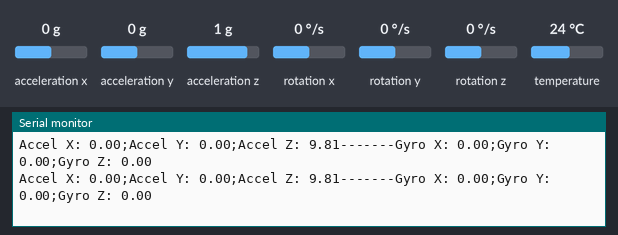
Simulated run of this sketch. Board: ESP32. On the bench: the last lines printed to the serial monitor. The test bench sets the inputs (shaded band); at power-on: acceleration x 0 g, acceleration y 0 g, acceleration z 1 g, rotation x 0 °/s, rotation z 0 °/s, rotation y 0 °/s, temperature 24 °C.

Above: at 1.2 s.
1.3 s: acceleration x set to -1.4 g
At 1.33 s:
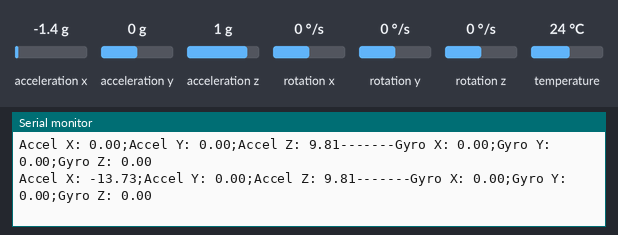
4.3 s: acceleration y set to -1.4 g
At 4.32 s:
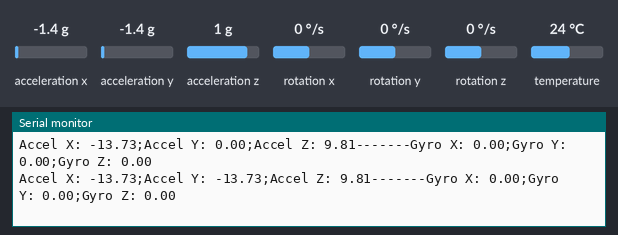
7.3 s: acceleration x set to -0.8 g
At 7.39 s:
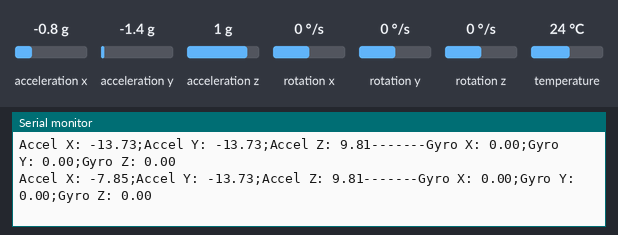
10.3 s: acceleration z set to -1.4 g
At 10.32 s:
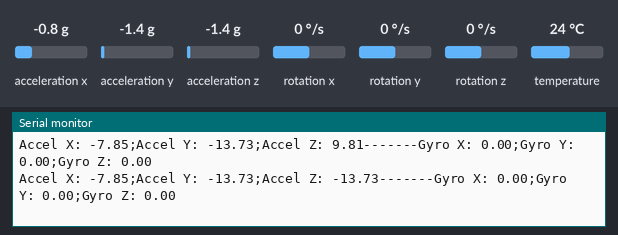
13.3 s: rotation x set to -192 °/s
At 13.32 s:
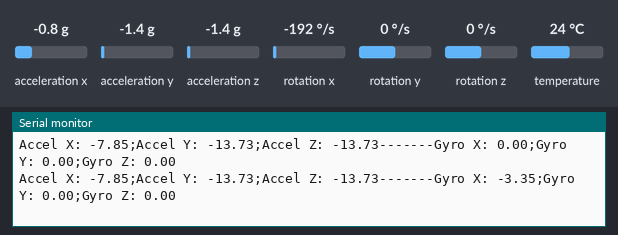
16.3 s: rotation z set to -192 °/s
At 16.36 s:
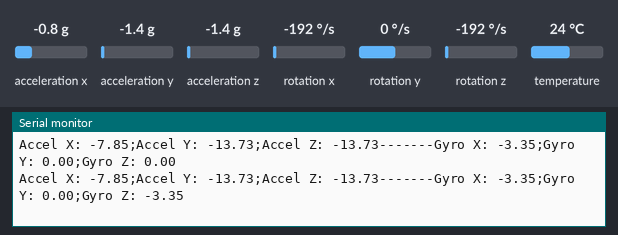
Timing chart, 0 to 19.3 s (numbered marks = the images above; inputs shaded):
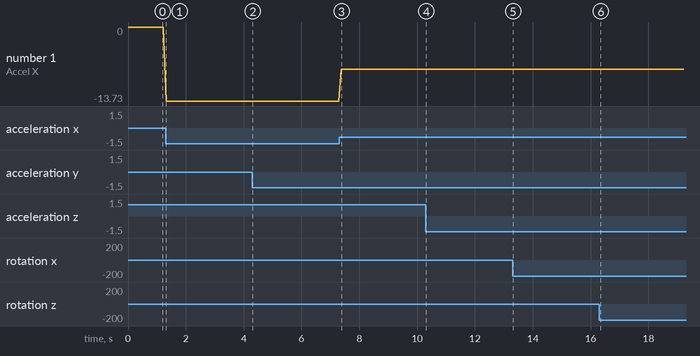

Measured:
- after the input at 1.3 s, the serial monitor: prints a new line at once (image 1)
- after the input at 4.3 s, the serial monitor: prints a new line at once (image 2)
- after the input at 7.3 s, the serial monitor: prints a new line after 0.08 s (image 3)
- after the input at 10.3 s, the serial monitor: prints a new line at once (image 4)
- after the input at 13.3 s, the serial monitor: prints a new line at once (image 5)
- after the input at 16.3 s, the serial monitor: prints a new line after 0.05 s (image 6)
- plotted number 1: 0 → -13.73 after the input at 1.3 s, -13.73 → -7.85 after the input at 7.3 s

The sketch:

IMU.ino
```cpp
#include <Adafruit_MPU6050.h>
#include <Adafruit_Sensor.h>
#include <Wire.h>
#include <math.h>


Adafruit_MPU6050 mpu;
const int MPU_ADDR = 0x68;

const float COPLEMENTARY_FILTER_WEIGHT = 0.98;

struct AxisValues {
  float X;
  float Y;
  float Z;
};

AxisValues accel_Raw;
AxisValues gyro_Raw;

AxisValues accel;
AxisValues gyro;

float accel_roll_angle = 0.0;
float accel_pitch_angle = 0.0;

float gyro_roll_angle = 0.0;
float gyro_pitch_angle = 0.0;
long lastMeasurementTime = 0;

float roll_angle = 0.0;
float pitch_angle = 0.0;

void setup() {
  Serial.begin(9600);
  while (!Serial)
    delay(10); // will pause until serial console opens

  // Try to initialize!
  if (!mpu.begin()) {
    Serial.println("Failed to find MPU6050 chip");
    while (1) {
      delay(10);
    }
  }
  setupMPU();
}

void setupMPU() {
  mpu.setAccelerometerRange(MPU6050_RANGE_2_G);
  mpu.setGyroRange(MPU6050_RANGE_250_DEG);
  mpu.setFilterBandwidth(MPU6050_BAND_21_HZ);
  Wire.begin(21,22,100000);
}

void loop() {
  recordAccelRegisters();
  recordGyroRegisters();
  calculateRollPitchAccel();
  calculateComplFilter();
  logRawData();
  // delay(250);
}

void recordAccelRegisters() {

  sensors_event_t a, g, temp;
  mpu.getEvent(&a, &g, &temp);

  accel.X = a.acceleration.x; //Store  accelX
  accel.Y = a.acceleration.y; //Store  accelY
  accel.Z = a.acceleration.z; //Store  accelZ
}

void recordGyroRegisters() {
  sensors_event_t a, g, temp;
  mpu.getEvent(&a, &g, &temp);

  gyro.X = g.gyro.x;
  gyro.Y = g.gyro.y;
  gyro.Z = g.gyro.z;
}

void calculateRollPitchAccel() {
  accel_roll_angle = atan2(accel.Y, accel.Z) / (2 * M_PI) * 360;
  accel_pitch_angle = -atan2(accel.X, accel.Z) / (2 * M_PI) * 360;
}

void calculateComplFilter() {
  long currentTime = millis();  //Millisec
  double dt = (currentTime - lastMeasurementTime)/1000.0;
  lastMeasurementTime = currentTime;
  gyro_roll_angle += gyro.X * dt;
  gyro_pitch_angle += gyro.Y * dt;

  roll_angle = COPLEMENTARY_FILTER_WEIGHT * (roll_angle + gyro.X * dt) + (1 - COPLEMENTARY_FILTER_WEIGHT) * accel_roll_angle;
  pitch_angle = COPLEMENTARY_FILTER_WEIGHT * (pitch_angle + gyro.Y * dt) + (1 - COPLEMENTARY_FILTER_WEIGHT) * accel_pitch_angle;
}

void logData() {
  //Serial.print("Roll Accel: ");
  Serial.print(accel_roll_angle);
  Serial.print(", ");
  Serial.print(gyro_roll_angle);
  Serial.print(", ");
  Serial.println(roll_angle);
  /*Serial.print("--Pitch Accel: ");
  Serial.print(accel_pitch_angle);
  Serial.print(";Pitch gyro: ");
  Serial.print(gyro_pitch_angle);
  Serial.print(";Pitch Compl: ");
  Serial.println(pitch_angle);*/
}

void logRawData() {
  Serial.print("Accel X: ");
  Serial.print(accel.X);
  Serial.print(";Accel Y: ");
  Serial.print(accel.Y);
  Serial.print(";Accel Z: ");
  Serial.print(accel.Z);
  Serial.print("-------Gyro X: ");
  Serial.print(gyro.X);
  Serial.print(";Gyro Y: ");
  Serial.print(gyro.Y);
  Serial.print(";Gyro Z: ");
  Serial.println(gyro.Z);
}
```
